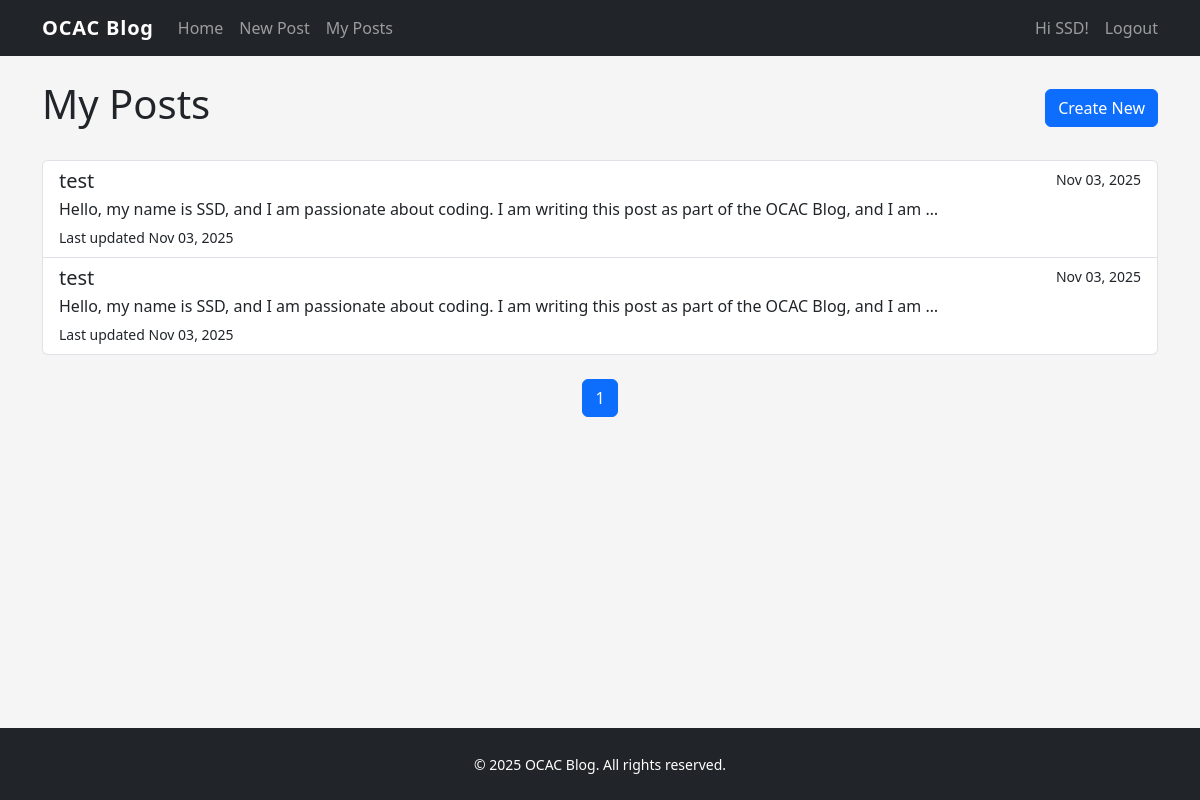
Screenshot of /posts/mine/ (signed in) with the database file from the repository.
### blog/models.py (models this page shows, shortened)
class Post(models.Model):
	title = models.CharField(max_length=255)
	slug = models.SlugField(max_length=255, unique=True, blank=True)
	author = models.ForeignKey(User, on_delete=models.CASCADE, related_name='posts')
	content = models.TextField()
	hero_image = models.ImageField(upload_to='posts/', blank=True, null=True)
	created_at = models.DateTimeField(auto_now_add=True)
	updated_at = models.DateTimeField(auto_now=True)
	class Meta:
		ordering = ['-created_at']
		indexes = [models.Index(fields=['slug']), models.Index(fields=['created_at'])]
	def get_absolute_url(self):
		return reverse('blog:post_detail', kwargs={'slug': self.slug})

### blog/views.py (the view)
# urls.py: path('posts/mine/', MyPostListView.as_view(), name='my_posts'),
class MyPostListView(LoginRequiredMixin, ListView):
	model = Post
	template_name = 'blog/my_posts.html'
	context_object_name = 'posts'
	paginate_by = 6
	def get_queryset(self):
		return (
			Post.objects.filter(author=self.request.user)
			.select_related('author')
			.order_by('-created_at')
		)

### templates/blog/my_posts.html (shortened to what this page needs)
{% extends 'base.html' %}
{% block content %}
<div class="d-flex justify-content-between align-items-center mb-4">
    <h1>My Posts</h1>
    <a href="{% url 'blog:post_create' %}" class="btn btn-primary">Create New</a>
</div>
{% if posts %}
<div class="list-group">
    {% for post in posts %}
    <a href="{{ post.get_absolute_url }}" class="list-group-item list-group-item-action">
        <div class="d-flex w-100 justify-content-between">
            <h5 class="mb-1">{{ post.title }}</h5>
            <small>{{ post.created_at|date:'M d, Y' }}</small>
        </div>
        <p class="mb-1">{{ post.content|truncatewords:25 }}</p>
        <small>Last updated {{ post.updated_at|date:'M d, Y' }}</small>
    </a>
    {% endfor %}
</div>
{% else %}
<div class="text-center py-5">
    <p class="lead">You have not written any posts yet. <a href="{% url 'blog:post_create' %}">Start writing</a>.</p>
</div>
{% endif %}
<nav class="mt-4" aria-label="Pagination">
    <ul class="pagination justify-content-center">
        {% for num in paginator.page_range %}
        <li class="page-item {% if page_obj.number == num %}active{% endif %}"><a class="page-link" href="?page={{ num }}">{{ num }}</a></li>
        {% endfor %}
    </ul>
</nav>
{% endblock content %}

### templates/base.html (shortened to what this page needs)
{% load static %}
<!DOCTYPE html>
<html lang="en">
<head>
    <link href="https://cdn.jsdelivr.net/npm/bootstrap@5.3.3/dist/css/bootstrap.min.css" rel="stylesheet">
    <link rel="stylesheet" href="{% static 'css/styles.css' %}">
</head>
<body>
<nav class="navbar navbar-expand-lg navbar-dark bg-dark">
    <div class="container">
        <a class="navbar-brand" href="{% url 'blog:post_list' %}">OCAC Blog</a>
        <div class="collapse navbar-collapse" id="navbarNav">
            <ul class="navbar-nav me-auto mb-2 mb-lg-0">
                <li class="nav-item">
                    <a class="nav-link" href="{% url 'blog:post_list' %}">Home</a>
                </li>
                {% if user.is_authenticated %}
                <li class="nav-item">
                    <a class="nav-link" href="{% url 'blog:post_create' %}">New Post</a>
                </li>
                <li class="nav-item">
                    <a class="nav-link" href="{% url 'blog:my_posts' %}">My Posts</a>
                </li>
                {% endif %}
            </ul>
            <ul class="navbar-nav ms-auto">
                {% if user.is_authenticated %}
                <li class="nav-item">
                    <span class="navbar-text me-3">Hi {{ user.username }}!</span>
                </li>
                <li class="nav-item">
                    <form method="post" action="{% url 'logout' %}" class="d-inline">
                        <button type="submit" class="nav-link btn btn-link p-0 text-decoration-none">Logout</button>
                    </form>
                </li>
                {% endif %}
            </ul>
        </div>
    </div>
</nav>
<main class="py-4">
    <div class="container">
        {% block content %}{% endblock content %}
    </div>
</main>
<footer class="bg-dark text-white py-4 mt-auto">
    <div class="container text-center">
    <small>&copy; {% now "Y" %} OCAC Blog. All rights reserved.</small>
    </div>
</footer>
</body>
</html>

### static/css/styles.css (style rules this page uses)
body { background-color: #f5f5f5; min-height: 100vh; display: flex; flex-direction: column; }
main { flex: 1 0 auto; }
.navbar-brand { font-weight: 600; letter-spacing: 0.05rem; }

### rows the page displays
Post: title "test", created_at "Nov 03, 2025", content "Hello, my name is SSD, and I am passionate about coding. I am writing this post as part of the OCAC Blog, and I am …", updated_at "Nov 03, 2025"
Post: title "test", created_at "Nov 03, 2025", content "Hello, my name is SSD, and I am passionate about coding. I am writing this post as part of the OCAC Blog, and I am …", updated_at "Nov 03, 2025"

### other values shown
{{ user.username }} "SSD"
{{ num }} "1"
